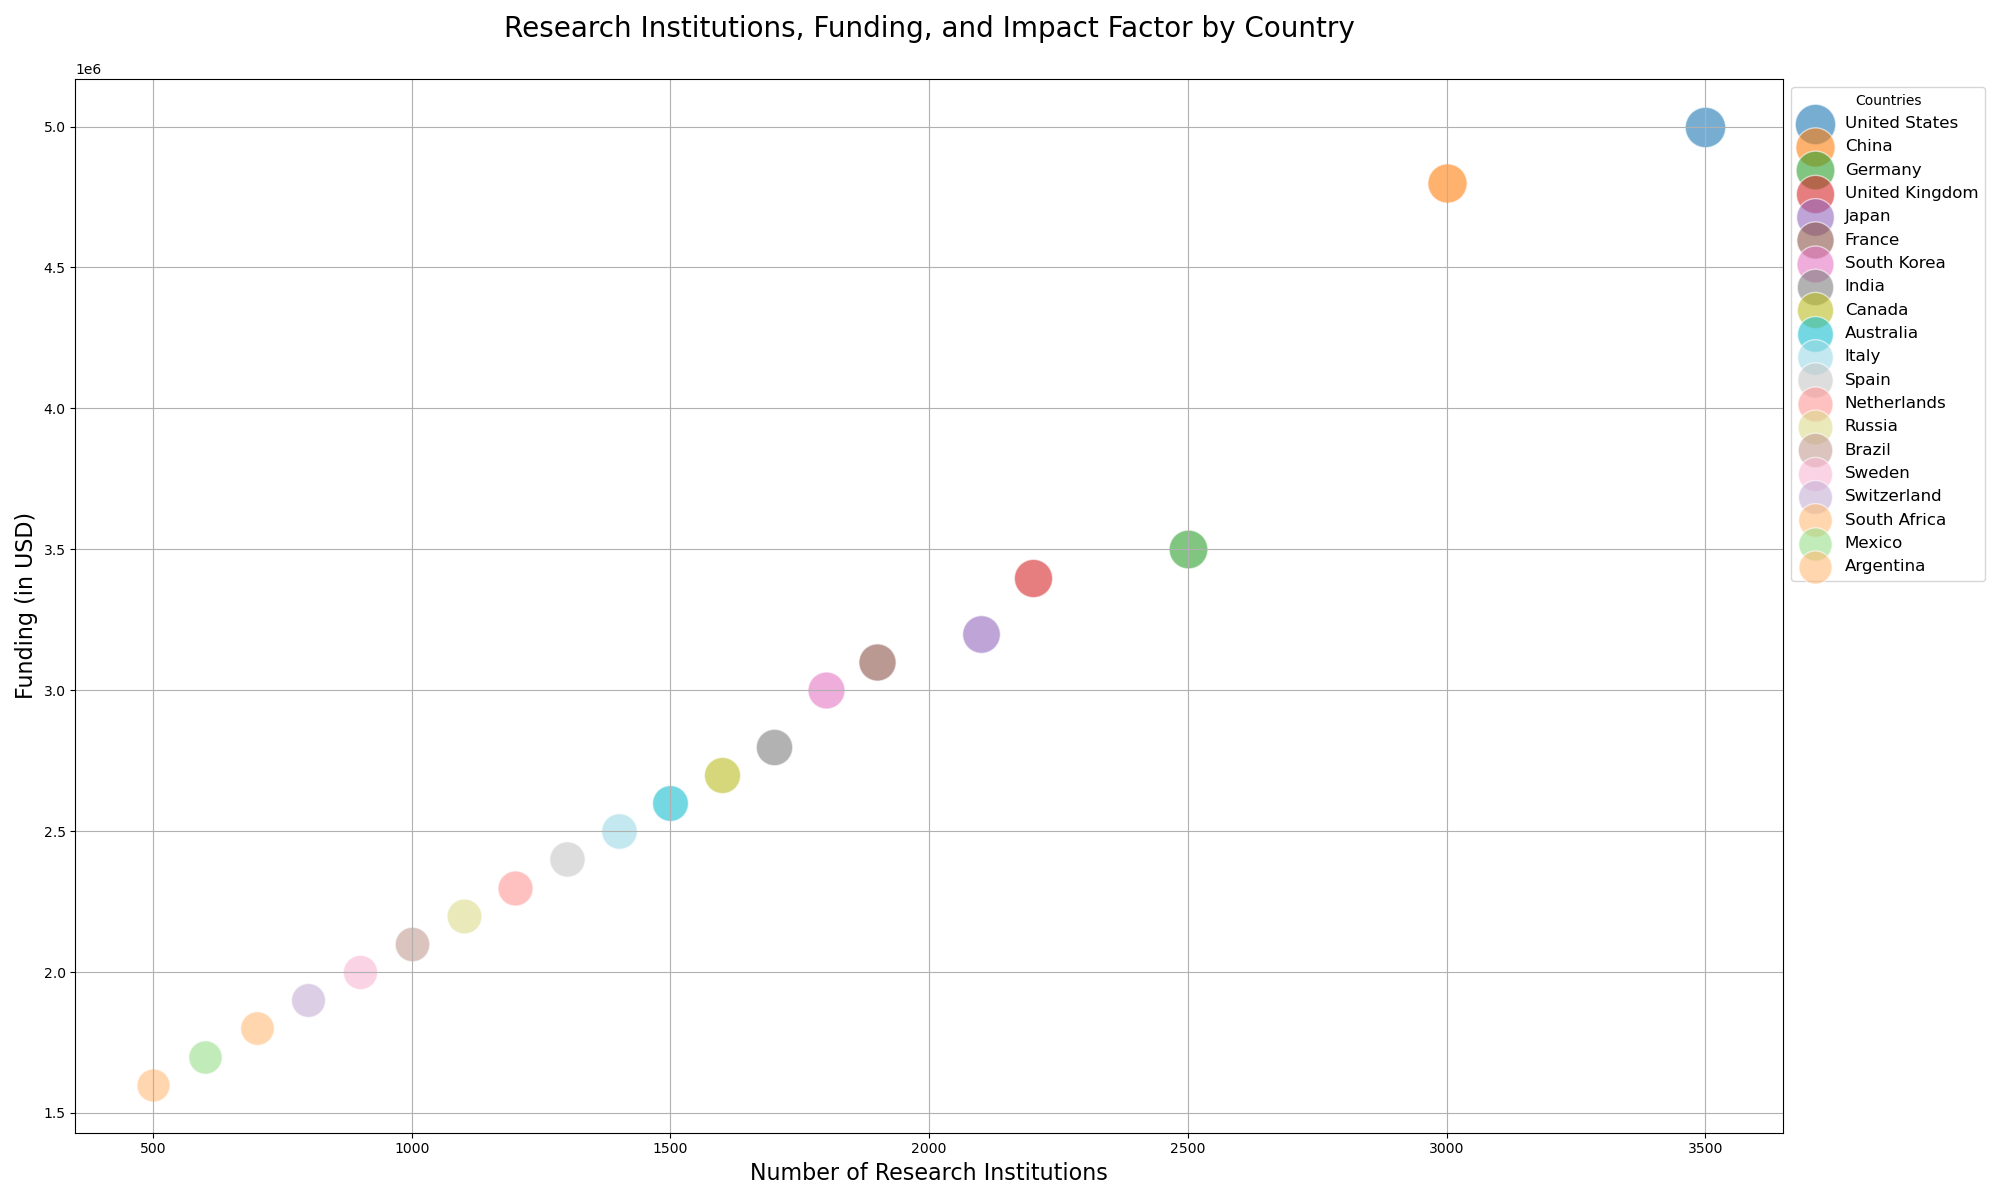

Source code (Python):

import matplotlib.pyplot as plt

countries = ["United States", "China", "Germany", "United Kingdom", "Japan", "France", 
             "South Korea", "India", "Canada", "Australia", "Italy", "Spain", 
             "Netherlands", "Russia", "Brazil", "Sweden", "Switzerland", 
             "South Africa", "Mexico", "Argentina"]
institutions = [3500, 3000, 2500, 2200, 2100, 1900, 1800, 1700, 1600, 1500, 1400, 1300, 
                1200, 1100, 1000, 900, 800, 700, 600, 500]
funding = [5000000, 4800000, 3500000, 3400000, 3200000, 3100000, 3000000, 2800000, 
           2700000, 2600000, 2500000, 2400000, 2300000, 2200000, 2100000, 2000000, 
           1900000, 1800000, 1700000, 1600000]
impact_factor = [85, 80, 78, 76, 74, 72, 71, 69, 68, 67, 66, 65, 64, 63, 62, 61, 60, 59, 
                 58, 57]

fig, ax = plt.subplots(figsize=(20, 12))

colors = {
    "United States": "#1f77b4",
    "China": "#ff7f0e",
    "Germany": "#2ca02c",
    "United Kingdom": "#d62728",
    "Japan": "#9467bd",
    "France": "#8c564b",
    "South Korea": "#e377c2",
    "India": "#7f7f7f",
    "Canada": "#bcbd22",
    "Australia": "#17becf",
    "Italy": "#9edae5",
    "Spain": "#c7c7c7",
    "Netherlands": "#ff9896",
    "Russia": "#dbdb8d",
    "Brazil": "#c49c94",
    "Sweden": "#f7b6d2",
    "Switzerland": "#c5b0d5",
    "South Africa": "#ffbb78",
    "Mexico": "#98df8a",
    "Argentina": "#ffbb78"
}

for i, country in enumerate(countries):
    ax.scatter(institutions[i], funding[i], s=impact_factor[i]*10, c=colors[country], 
               alpha=0.6, edgecolors="w", label=country)

ax.set_title('Research Institutions, Funding, and Impact Factor by Country', fontsize=20, pad=30)
ax.set_xlabel('Number of Research Institutions', fontsize=16)
ax.set_ylabel('Funding (in USD)', fontsize=16)

ax.grid(True)
ax.legend(title="Countries", loc='upper left', bbox_to_anchor=(1, 1), fontsize=12)

plt.tight_layout()
plt.show()
